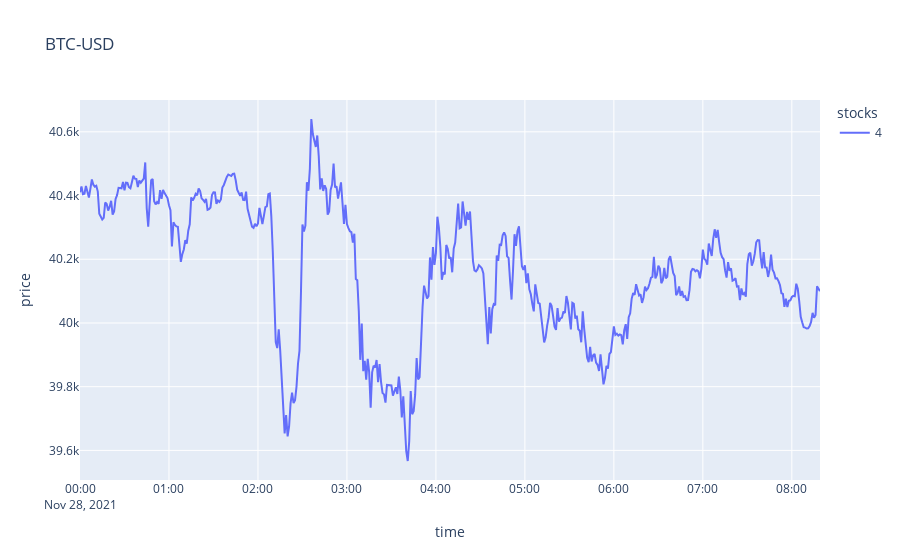

The cell this chart's notebook holds for it:
### Code cell
import plotly.express as px
import plotly.graph_objects as go


klines=client.get_klines(symbol ='BTCUSDT', interval=Client.KLINE_INTERVAL_1MINUTE)
hj=pd.DataFrame(klines)
p=hj[4]
th = pd.Series(pd.date_range('2021-11-28',periods=p.size ,freq="1T"))
tf=pd.DataFrame(klines,index=th,dtype=np.float64)
tf[4]
fig=px.line(tf[4],title='BTC-USD')
fig.to_dict
fig.layout.yaxis.title.text='price'
fig.layout.xaxis.title.text='time'
fig.layout.legend.title.text='stocks'


fig.show()

#fig.show()

### Figure 1 — Plotly figure (JSON) as saved in the notebook; plotly's stock layout.template omitted (floating-point values rounded to 4 significant figures; data arrays with more than 128 entries replaced by an {"elided": "..."} marker saying what was removed)
{"data": [{"hovertemplate": "variable=4<br>index=%{x}<br>value=%{y}<extra></extra>", "legendgroup": "4", "line": {"color": "#636efa", "dash": "solid"}, "marker": {"symbol": "circle"}, "mode": "lines", "name": "4", "orientation": "v", "showlegend": true, "type": "scatter", "x": {"elided": "500 str values"}, "xaxis": "x", "y": {"elided": "500 float values"}, "yaxis": "y"}], "layout": {"legend": {"title": {"text": "stocks"}, "tracegroupgap": 0}, "title": {"text": "BTC-USD"}, "xaxis": {"anchor": "y", "domain": [0, 1], "title": {"text": "time"}}, "yaxis": {"anchor": "x", "domain": [0, 1], "title": {"text": "price"}}}}
